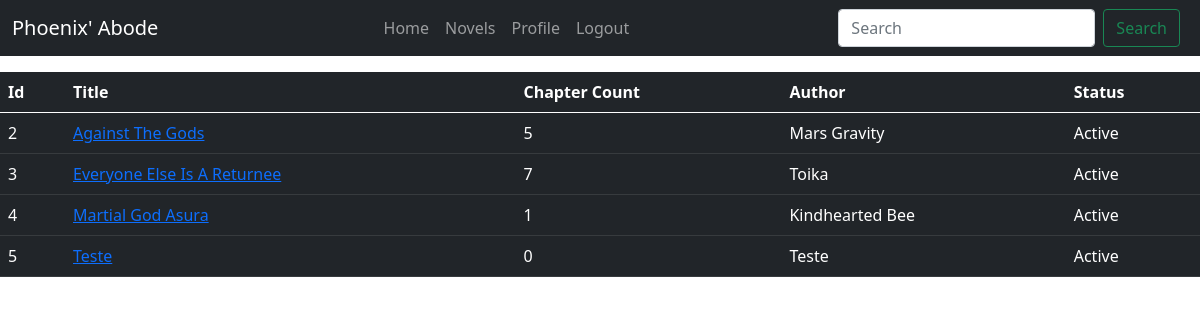
Screenshot of /novels (signed in) with the database file from the repository.
### tables this page shows
CREATE TABLE novels (
id INTEGER PRIMARY KEY AUTOINCREMENT NOT NULL,
title TEXT NOT NULL,
sinopsis BLOB,
chapter_count NUMERIC NOT NULL,
author_id NUMERIC NOT NULL,
status TEXT, tag TEXT,
FOREIGN KEY (author_id)
REFERENCES authors(id)
);

CREATE TABLE authors (
id INTEGER PRIMARY KEY AUTOINCREMENT NOT NULL,
name TEXT NOT NULL
);

### app.py (the view)
@app.route("/novels")
@login_required
def novels():
    novels = db.execute("SELECT N.id, N.title, A.name, N.status FROM novels N JOIN authors A ON A.id = N.author_id")
    for row in novels:
        novel_id = int(row["id"])
        chapters = db.execute("SELECT COUNT(C.chapter_number) AS chapters FROM chapters C JOIN novels N ON N.id = C.novel_id WHERE N.id = ?", novel_id)
        row["chapters"] = chapters[0]["chapters"]
    return render_template("novels.html", novels=novels)

### app.py (called while the page is built)
@app.after_request
def after_request(response):
    response.headers["Cache-Control"] = "no-cache, no-store, must-revalidate"
    response.headers["Expires"] = 0
    response.headers["Pragma"] = "no-cache"
    return response

### helpers.py (called while the page is built)
def login_required(f):
    @wraps(f)
    def decorated_function(*args, **kwargs):
        if session.get("user_id") is None:
            return redirect("/login")
        return f(*args, **kwargs)
    return decorated_function

### templates/novels.html (shortened to what this page needs)
{% extends "layout.html" %}
{% block main %}
    <table class="table table-dark mt-3">
        <thead>
            <tr>
                <th scope="col">Id</th>
                <th scope="col">Title</th>
                <th scope="col">Chapter Count</th>
                <th scope="col">Author</th>
                <th scope="col">Status</th>
            </tr>
        </thead>
        <tbody>
            {% for novel in novels %}
                <tr>
                    <td>{{novel.id}}</td>
                    <td><a href="/read/{{novel.title}}" class="text-capitalize">{{novel.title}}</a></td>
                    <td>{{novel.chapters}}</td>
                    <td class="text-capitalize">{{novel.name}}</td>
                    <td class="text-capitalize">{{novel.status}}</td>
                </tr>
            {% endfor %}
        </tbody>
    </table>
{% endblock %}

### templates/layout.html (shortened to what this page needs)
<!DOCTYPE html>
<html lang="en">
    <head>
        <link href="https://cdn.jsdelivr.net/npm/bootstrap@5.0.2/dist/css/bootstrap.min.css" rel="stylesheet">
        <link href="/static/styles.css" rel="stylesheet">
    </head>
    <body>
        <nav class="navbar navbar-expand-sm navbar-dark bg-dark">
            <div class="container-fluid">
                <a class="navbar-brand" href="/">Phoenix' Abode</a>
                <ul class="navbar-nav">
                    <li class="nav-item">
                        <a class="nav-link" href="/">Home</a>
                    </li>
                    {% if session["user_id"] %}
                        <li class="nav-item">
                            <a class="nav-link" href="/novels">Novels</a>
                        </li>
                        <li class="nav-item">
                            <a class="nav-link" href="/profile">Profile</a>
                        </li>
                        <li class="nav-item">
                            <a class="nav-link" href="/logout">Logout</a>
                        </li>
                    {% endif %}
                </ul>
                <form action="/search" class="d-flex form-inline my-2 my-lg-0" method="post">
                    <input class="form-control mr-sm-2" name="search" placeholder="Search">
                    <button class="btn btn-outline-success mx-2 my-2 my-sm-0" type="submit">Search</button>
                </form>
            </div>
        </nav>
        <main>
            {% block main %}{% endblock %}
        </main>
    </body>
</html>

### static/styles.css (style rules this page uses)
body { background-image: url('chaos.jpg'); background-repeat: no-repeat; background-attachment: fixed; background-size: cover; }

### rows the page displays
novels: id "2", title "Against The Gods", chapters "5", name "Mars Gravity", status "Active"
novels: id "3", title "Everyone Else Is A Returnee", chapters "7", name "Toika", status "Active"
novels: id "4", title "Martial God Asura", chapters "1", name "Kindhearted Bee", status "Active"
novels: id "5", title "Teste", chapters "0", name "Teste", status "Active"
